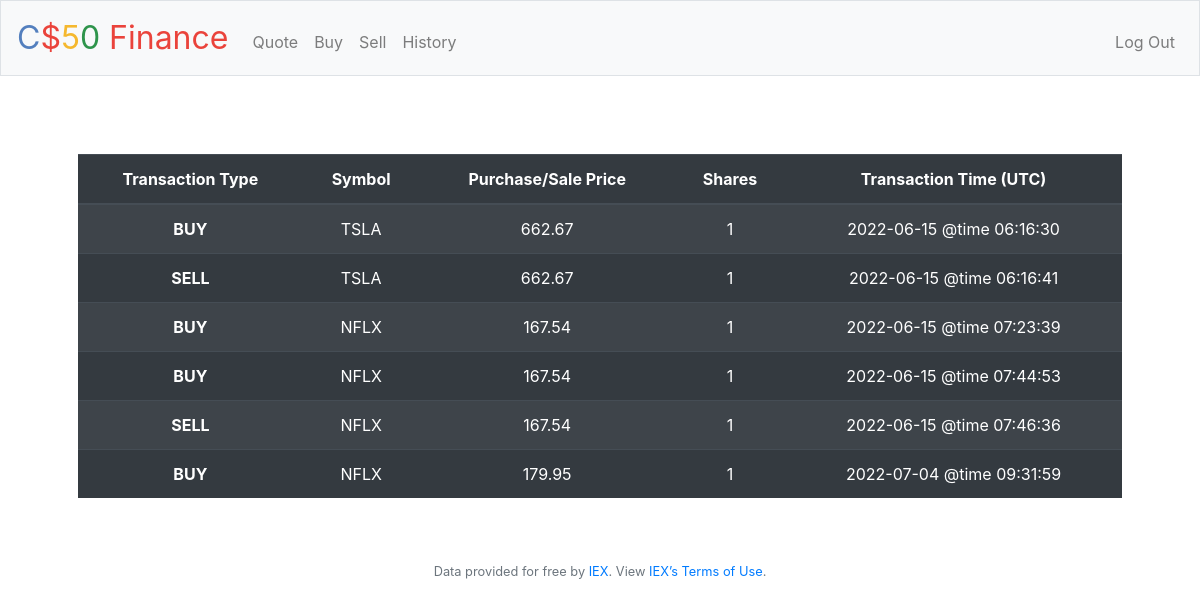
The app's page /history (signed in) with its own data.
### tables this page shows
CREATE TABLE orders (id INTEGER, user_id NUMERIC NOT NULL, symbol TEXT NOT NULL,             shares NUMERIC NOT NULL, price NUMERIC NOT NULL, timestamp TEXT, PRIMARY KEY(id),             FOREIGN KEY(user_id) REFERENCES users(id));

### application.py (the view)
@app.route("/history")
@login_required
def history():
    rows = db.execute("SELECT symbol, shares, price, timestamp FROM orders WHERE user_id = ?", session["user_id"])
    return render_template("history.html", rows = rows)

### application.py (called while the page is built)
@app.after_request
def after_request(response):
    response.headers["Cache-Control"] = "no-cache, no-store, must-revalidate"
    response.headers["Expires"] = 0
    response.headers["Pragma"] = "no-cache"
    return response

### helpers.py (called while the page is built)
def login_required(f):
    @wraps(f)
    def decorated_function(*args, **kwargs):
        if session.get("user_id") is None:
            return redirect("/login")
        return f(*args, **kwargs)
    return decorated_function

### templates/history.html (shortened to what this page needs)
{% extends "layout.html" %}
{% block main %}
    <table style='margin-top: 30px' class="table table-striped table-dark">
      <thead>
        <tr>
          <th scope="col"> Transaction Type </th>
          <th scope="col"> Symbol </th>
          <th scope="col"> Purchase/Sale Price </th>
          <th scope="col"> Shares </th>
          <th scope="col"> Transaction Time (UTC) </th>
        </tr>
      </thead>
      <tbody>
        {% for row in rows %}
        <tr>
          <th scope="row">
              {{ "BUY" if row["shares"] > 0 else "SELL" }}
          </th>
          <td>  {{ row["symbol"] }}  </td>
          <td>  {{ row["price"] }}  </td>
          <td>  {{ row["shares"]|abs }}  </td>
          <td>  {{ row["timestamp"] }}  </td>
        </tr>
        {% endfor %}
      </body>
{% endblock %}

### templates/layout.html (shortened to what this page needs)
<!DOCTYPE html>
<html lang="en">
    <head>
        <link rel="stylesheet" href="https://cdn.jsdelivr.net/npm/bootstrap@4.5.3/dist/css/bootstrap.min.css">
        <link href="/static/styles.css" rel="stylesheet">
    </head>
    <body>
        <nav class="navbar navbar-expand-md navbar-light bg-light border">
            <a class="navbar-brand" href="/"><span class="blue">C</span><span class="red">$</span><span class="yellow">5</span><span class="green">0</span> <span class="red">Finance</span></a>
            <div class="collapse navbar-collapse" id="navbar">
                {% if session.user_id %}
                    <ul class="navbar-nav mr-auto mt-2">
                        <li class="nav-item"><a class="nav-link" href="/quote">Quote</a></li>
                        <li class="nav-item"><a class="nav-link" href="/buy">Buy</a></li>
                        <li class="nav-item"><a class="nav-link" href="/sell">Sell</a></li>
                        <li class="nav-item"><a class="nav-link" href="/history">History</a></li>
                    </ul>
                    <ul class="navbar-nav ml-auto mt-2">
                        <li class="nav-item"><a class="nav-link" href="/logout">Log Out</a></li>
                    </ul>
                {% else %}
                    <ul class="navbar-nav ml-auto mt-2">
                        <li class="nav-item"><a class="nav-link" href="/register">Register</a></li>
                        <li class="nav-item"><a class="nav-link" href="/login">Log In</a></li>
                    </ul>
                {% endif %}
            </div>
        </nav>
        <main class="container p-5">
            {% block main %}{% endblock %}
        <footer class="small text-center text-muted">
            Data provided for free by <a href="https://iextrading.com/developer">IEX</a>. View <a href="https://iextrading.com/api-exhibit-a/">IEX’s Terms of Use</a>.
        </footer>
    </body>
</html>

### static/styles.css (style rules this page uses)
nav .navbar-brand { font-size: xx-large; }
nav .navbar-brand .blue { color: #537fbe; }
nav .navbar-brand .red { color: #ea433b; }
nav .navbar-brand .yellow { color: #f5b82e; }
nav .navbar-brand .green { color: #2e944b; }
main { overflow-x: auto; text-align: center; }

### records on screen
orders: shares "BUY", symbol "TSLA", price "662.67", shares|abs "1", timestamp "2022-06-15 @time 06:16:30"
orders: shares "SELL", symbol "TSLA", price "662.67", shares|abs "1", timestamp "2022-06-15 @time 06:16:41"
orders: shares "BUY", symbol "NFLX", price "167.54", shares|abs "1", timestamp "2022-06-15 @time 07:23:39"
orders: shares "BUY", symbol "NFLX", price "167.54", shares|abs "1", timestamp "2022-06-15 @time 07:44:53"
orders: shares "SELL", symbol "NFLX", price "167.54", shares|abs "1", timestamp "2022-06-15 @time 07:46:36"
orders: shares "BUY", symbol "NFLX", price "179.95", shares|abs "1", timestamp "2022-07-04 @time 09:31:59"
